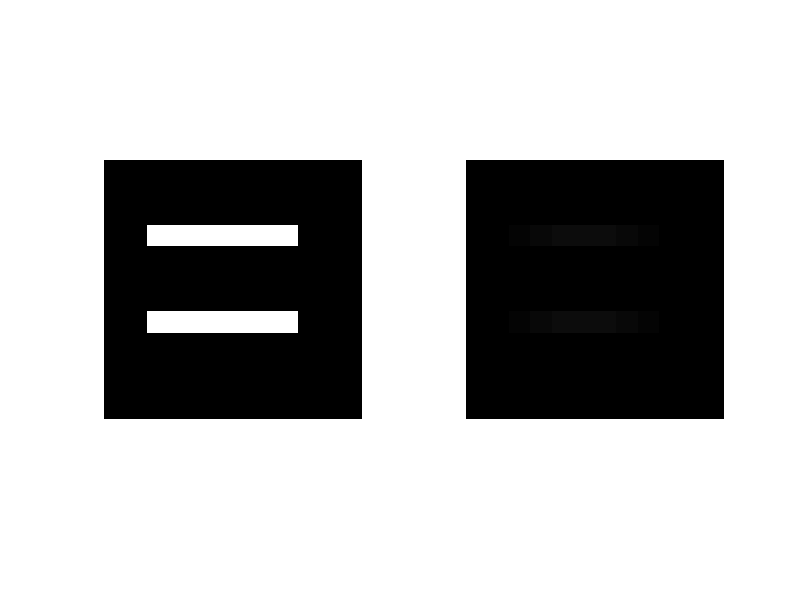

Write MATLAB code to recreate this figure. (Note: this script raises an error after producing the figure.)
pkg load image;
clc;

filtro1 = [-4 -4 -4; 8 8 8; -4 -4 -4];
filtro2 = [-1 2 -1; -2 4 -2; -1 2 -1];
img = zeros(10,10);
img(3:7,3:7) =1;


img1 = conv2(filtro1,img);
img2 = uint8(img1);
img3 = conv2(filtro2,img);
img4 = uint8(img3);


figure(1),subplot(1,2,1), imshow(img1);
figure(1),subplot(1,2,2), imshow(img2);
figure(1),subplot(1,2,3), imshow(img3);
figure(1),subplot(1,2,4), imshow(img4);
